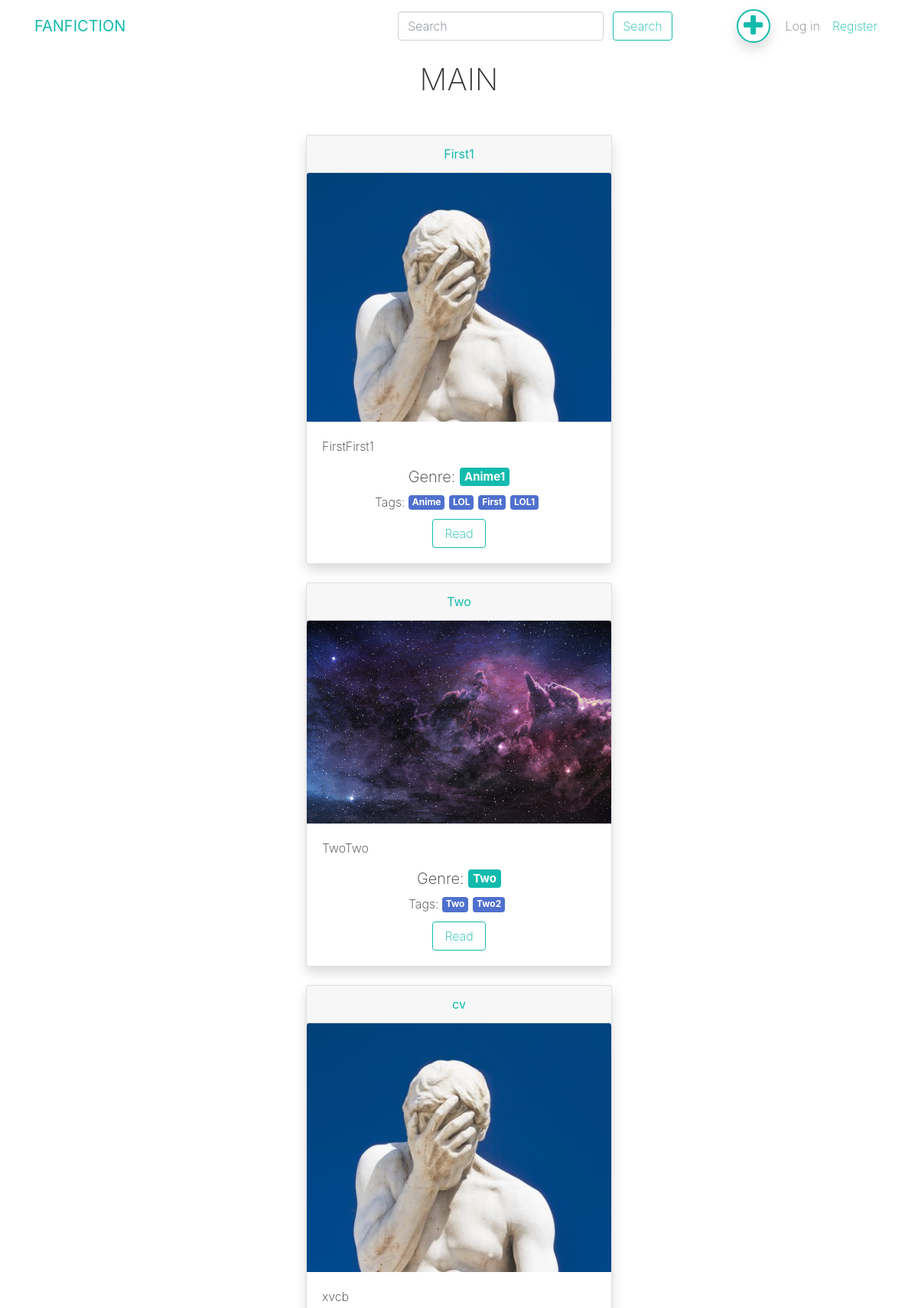
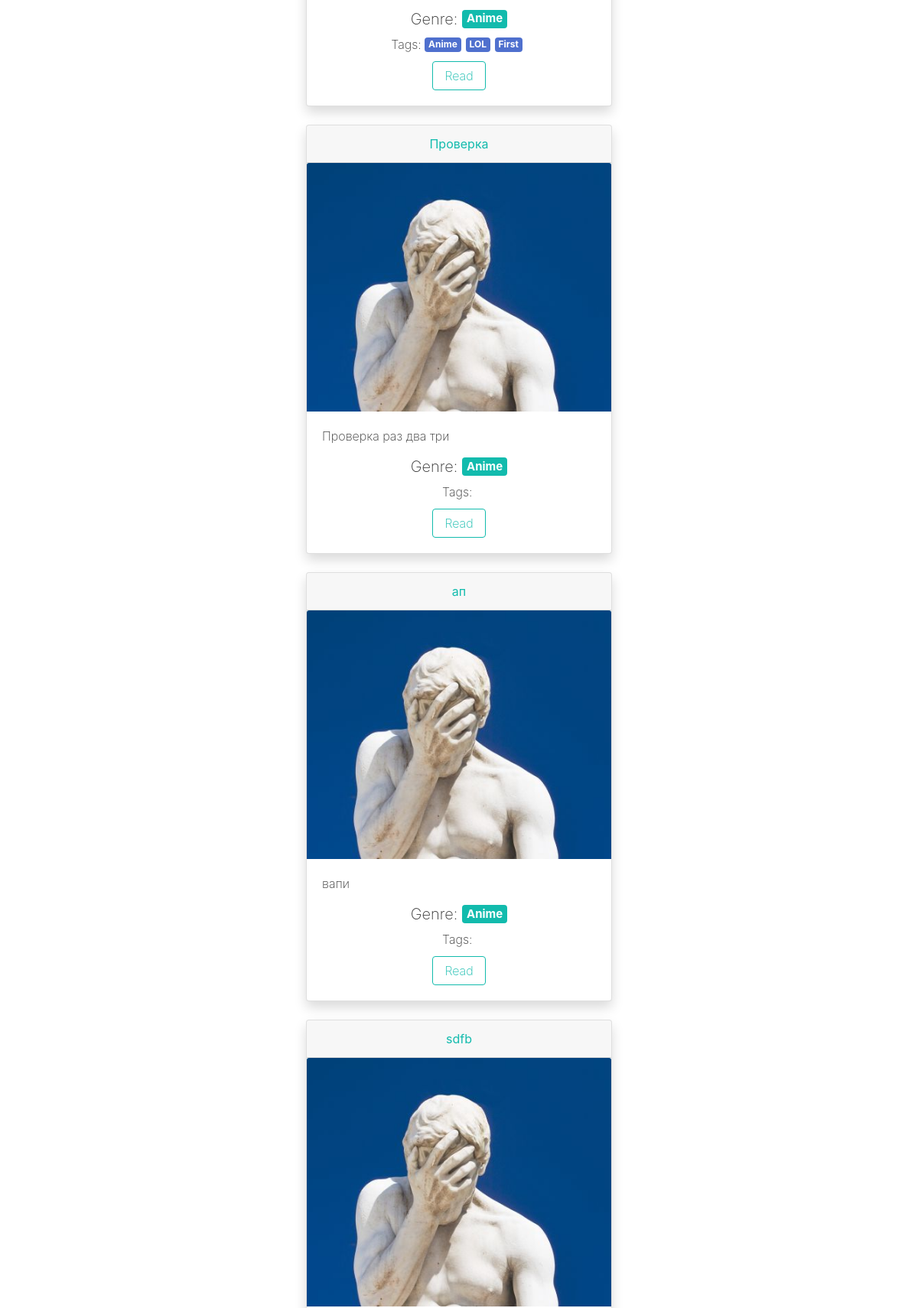
The page / (upper part) on the database its author committed (2 pictures, top to bottom).
### fanfics/models.py (models this page shows, shortened)
class Fanfic(models.Model):
    title = models.CharField(max_length=50)
    text = models.TextField()
    image = models.ImageField()
    genre = models.CharField(max_length=50)
    tags = TaggableManager()
    author = models.ForeignKey(settings.AUTH_USER_MODEL, on_delete=models.CASCADE)

### fanfics/views.py (the view)
# urls.py: path('', index, name='index'),
def index(request):
    fanfics = Fanfic.objects.all()
    return render(request, 'fanfics/index.html', {"fanfics": fanfics})

### fanfics/templates/fanfics/index.html (shortened to what this page needs)
{% extends 'fanfics/base.html' %}
{% block main %}
      <div class="py-2">
        <div class="container">
          <div class="row">
            <div class="col-md-12">
              <h1 class="text-center display-5">MAIN</h1>
            </div>
          </div>
        </div>
      </div>
      <div class="">
        <div class="container">
          <div class="row justify-content-center mx-2" style="">
            <div class="" style="">
                {% for fanfic in fanfics %}
        <div class="card my-3 shadow" style="	max-width: 400px;">
                <div class="card-header d-flex justify-content-center"><b><a href="{% url 'fanfic' pk=fanfic.pk %}" style="">{{ fanfic.title }}</a></b></div>
                <img class="card-img-top" src="{{fanfic.image.url}}" alt="Card image cap">
                <div class="card-body" style="">
                  <p class="">{{ fanfic.text }}</p>
                  <h5 class="d-flex justify-content-center" contenteditable="true">Genre:&nbsp;<span class="badge badge-primary">{{ fanfic.genre }}</span></h5>
                  <h6 class="d-flex justify-content-center">Tags:&nbsp;
                      {% for tag in fanfic.tags.all %}
                        <span class="badge badge-secondary mr-1">{{tag.name}}</span>
                      {% endfor %}
                  </h6>
                  <div class="row d-flex justify-content-center">
                    <div class="text-center"><a class="btn btn-outline-primary mx-2" href="{% url 'fanfic' pk=fanfic.pk %}" style="	width: 70px;">Read</a></div>
                  </div>
                </div>
              </div>
    {% endfor %}
            </div>
          </div>
        </div>
      </div>
    </body>
{% endblock %}

### fanfics/templates/fanfics/base.html (shortened to what this page needs)
{% load account socialaccount %}
{% load static %}
{% load i18n %}
<!DOCTYPE html>
<html>
<body>
        <head>
           <link rel="stylesheet" href="https://cdnjs.cloudflare.com/ajax/libs/font-awesome/4.7.0/css/font-awesome.min.css" type="text/css">
            {% if user.is_dark %}
                <link rel="stylesheet" href="{% static 'fanfics\bootstrap-dark.min.css' %}">
            {% else %}
                <link rel="stylesheet" href="{% static 'fanfics\theme.css' %}">
            {% endif %}
         </head>
         <body>
           <nav class="navbar navbar-expand-md navbar-light">
             <div class="container">
               <div class="collapse navbar-collapse" id="navbar6"> <a class="navbar-brand text-primary d-none d-md-block" href="http://127.0.0.1:8000">
                   <b> FANFICTION</b>
                 </a>
                 <form class="form-inline my-lg-0 my-2 mx-2"> <input class="form-control mr-sm-2" type="text" placeholder="Search"> <button class="btn btn-outline-primary my-2 my-sm-0" type="submit">Search</button> </form><a class="btn mr-2 ml-5 shadow btn-outline-primary rounded-circle text-primary d-flex justify-content-center align-items-center" href="{% url 'fanfic_new' %}" style="	height: 44px;	width: 44px;	border-left-width: 2px;	border-right-width: 2px;	border-bottom-width: 2px;	border-top-width: 2px;"><i class="fa fa-fw fa-1x py-1 fa-plus-circle fa-plus fa-2x" style=""></i></a>
                 <ul class="navbar-nav">
                   {% if user.is_authenticated %}
                   <li class="nav-item"> <a class="nav-link" href="{% url 'user_profile' name=user.username %}">{{ user.username }}</a> </li>
                   <li class="nav-item"> <a class="nav-link" href="{% url 'account_logout' %}">Log out</a> </li>
                   {% else %}
                   <li class="nav-item"> <a class="nav-link" href="{% url 'account_login' %}">Log in</a> </li>
                   <li class="nav-item"> <a class="nav-link text-primary" href="{% url 'account_signup' %}">Register</a> </li>
                   {% endif %}
                 </ul>
               </div>
             </div>
           </nav>
        </body>
        {% block main %}
        {% endblock %}
     </body>
</html>

### rows shown on the page
Fanfic: title "First1", image (picture), text "FirstFirst1", genre "Anime1"
Tag: name "Anime"
Tag: name "LOL"
Tag: name "First"
Tag: name "LOL1"
Fanfic: title "Two", image (picture), text "TwoTwo", genre "Two"
Tag: name "Two"
Tag: name "Two2"
Fanfic: title "cv", image (picture), text "xvcb", genre "Anime"
Fanfic: title "Проверка", image (picture), text "Проверка раз два три", genre "Anime"
Fanfic: title "ап", image (picture), text "вапи", genre "Anime"
Fanfic: title "sdfb", image (picture)
